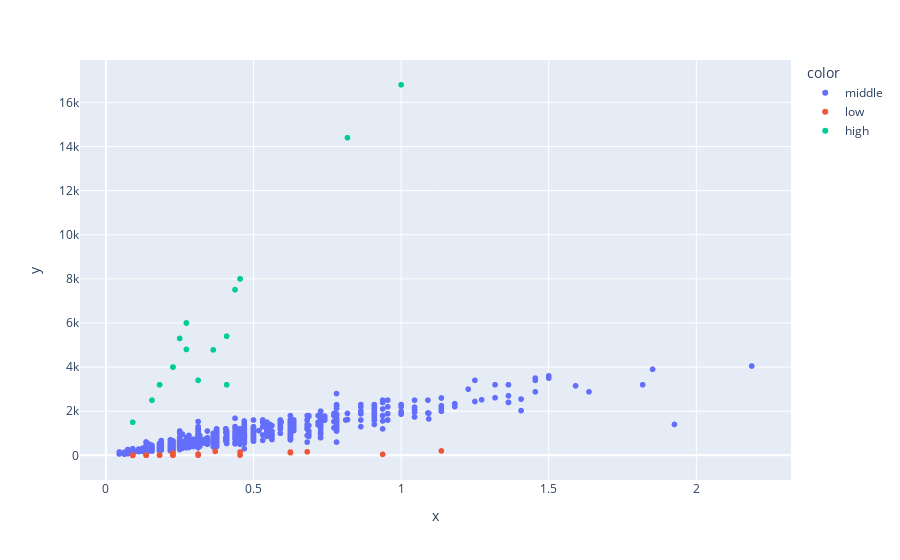

The cell this chart's notebook holds for it:
### Code cell
fig = px.scatter(x=X_train['Acre'], y=y_train, color=classes)
fig.show()

### Figure 1 — Plotly figure (JSON) as saved in the notebook; plotly's stock layout.template omitted (floating-point values rounded to 4 significant figures; data arrays with more than 128 entries replaced by an {"elided": "..."} marker saying what was removed)
{"data": [{"hovertemplate": "color=middle<br>x=%{x}<br>y=%{y}<extra></extra>", "legendgroup": "middle", "marker": {"color": "#636efa", "symbol": "circle"}, "mode": "markers", "name": "middle", "showlegend": true, "type": "scattergl", "x": {"elided": "3716 float values"}, "xaxis": "x", "y": {"elided": "3716 int values"}, "yaxis": "y"}, {"hovertemplate": "color=low<br>x=%{x}<br>y=%{y}<extra></extra>", "legendgroup": "low", "marker": {"color": "#EF553B", "symbol": "circle"}, "mode": "markers", "name": "low", "showlegend": true, "type": "scattergl", "x": {"elided": "133 float values"}, "xaxis": "x", "y": {"elided": "133 int values"}, "yaxis": "y"}, {"hovertemplate": "color=high<br>x=%{x}<br>y=%{y}<extra></extra>", "legendgroup": "high", "marker": {"color": "#00cc96", "symbol": "circle"}, "mode": "markers", "name": "high", "showlegend": true, "type": "scattergl", "x": [0.2273, 0.3125, 0.2727, 1, 0.4545, 0.3636, 0.1818, 0.4091, 0.25, 0.8182, 0.4375, 0.2727, 0.09091, 0.2727, 0.4545, 0.4545, 0.4091, 0.2273, 0.1562, 0.2273, 0.1818], "xaxis": "x", "y": [4000, 3400, 6000, 16800, 8000, 4780, 3200, 3200, 5300, 14400, 7510, 6000, 1500, 4800, 8000, 8000, 5400, 4000, 2500, 4000, 3200], "yaxis": "y"}], "layout": {"legend": {"title": {"text": "color"}, "tracegroupgap": 0}, "margin": {"t": 60}, "xaxis": {"anchor": "y", "domain": [0, 1], "title": {"text": "x"}}, "yaxis": {"anchor": "x", "domain": [0, 1], "title": {"text": "y"}}}}
